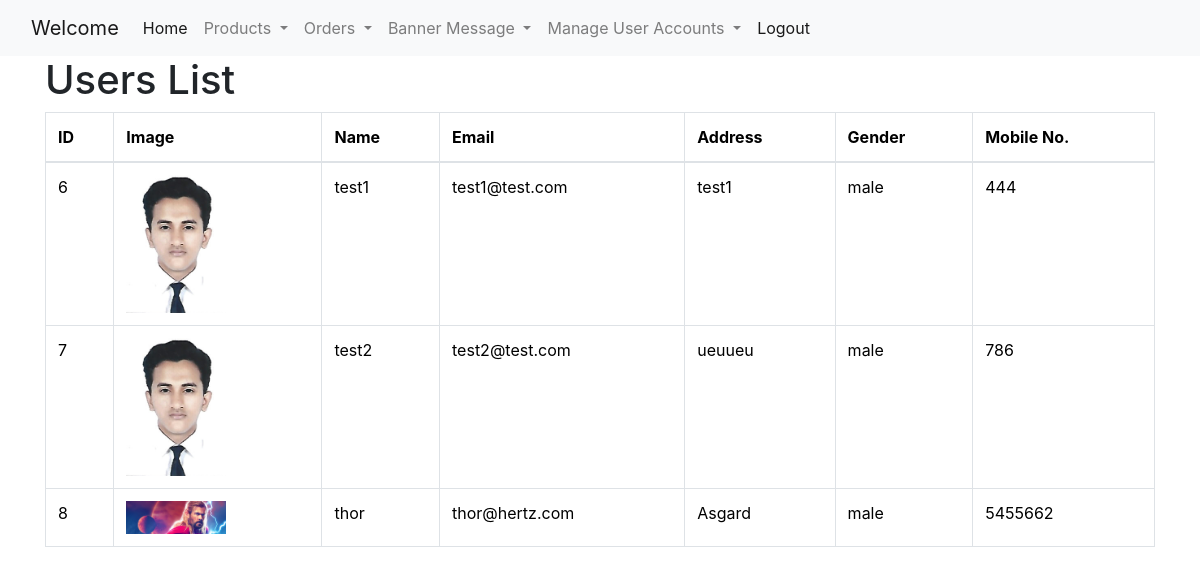
The page /admin/admin-view-users.php on the database its author committed.
### tables this page shows
CREATE TABLE `users` (
  `id` int(10) NOT NULL,
  `email` varchar(256) NOT NULL,
  `username` varchar(256) NOT NULL,
  `password` varchar(256) NOT NULL,
  `mobile` int(10) NOT NULL,
  `address` varchar(400) NOT NULL,
  `gender` varchar(10) NOT NULL,
  `image` varchar(400) NOT NULL
);

### admin/admin-view-users.php (the view, shortened to what this page needs)
<?php
include "navbar.php";
$servername = "localhost";
$username = "root";
$password = "";
$dbname = "hertzsoft_jewellery";
$conn = new mysqli($servername, $username, $password, $dbname);
$sql = "SELECT * FROM users";
$result = $conn->query($sql);
?>
<!DOCTYPE html>
<html lang="en">
<head>
    <link rel="stylesheet" href="https://stackpath.bootstrapcdn.com/bootstrap/4.5.2/css/bootstrap.min.css">
</head>
<body>
<div class="container">
        <h1>Users List</h1>
        <?php if ($result->num_rows > 0): ?>
            <table class="table table-bordered">
                <thead>
                    <tr>
                    <th>ID</th>
                    <th>Image</th>
                    <th>Name</th>
                    <th>Email</th>
                    <th>Address</th>
                    <th>Gender</th>
                    <th>Mobile No.</th>
                    </tr>
                </thead>
                <tbody>
                    <?php while ($row = $result->fetch_assoc()): ?>
                        <tr>
                            <td><?php echo $row["id"]; ?></td>
                            <td><img src="../<?php echo $row["image"]; ?>" alt="Product Image" width="100"></td>
                            <td><?php echo $row["username"]; ?></td>
                            <td><?php echo $row["email"]; ?></td>
                            <td><?php echo $row["address"]; ?></td>
                            <td><?php echo $row["gender"]; ?></td>
                            <td><?php echo $row["mobile"]; ?></td>
                        </tr>
                    <?php endwhile; ?>
                </tbody>
            </table>
        <?php else: ?>
            <p>No User found.</p>
        <?php endif; ?>
    </div>
</body>
</html>

### rows shown on the page
users: id "6", image (picture), username "test1", email "test1@test.com", address "test1", gender "male", mobile "444"
users: id "7", image (picture), username "test2", email "test2@test.com", address "ueuueu", gender "male", mobile "786"
users: id "8", image (picture), username "thor", email "thor@hertz.com", address "Asgard", gender "male", mobile "5455662"
